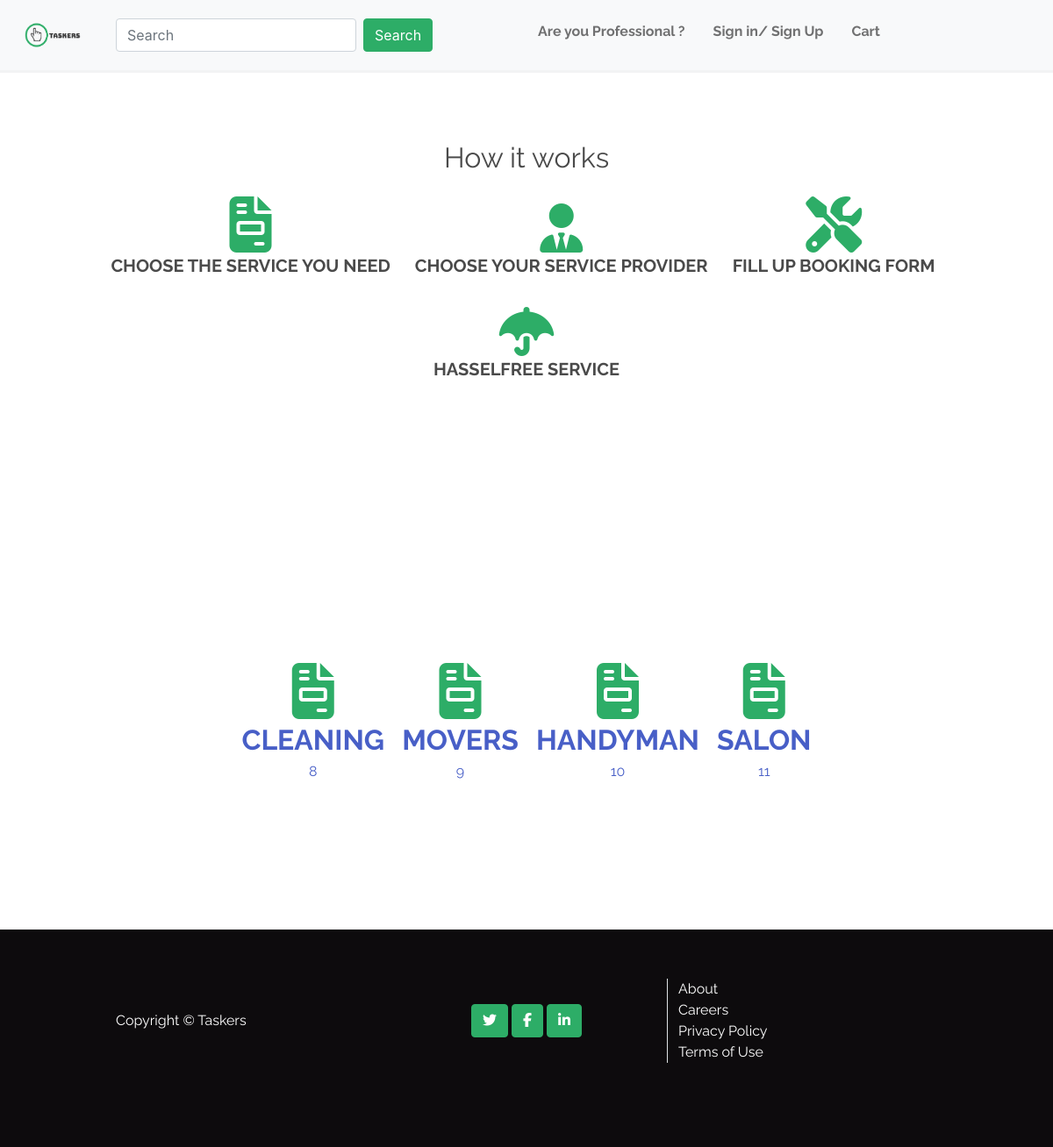
The app's page /service/ with its own data.
### service/models.py (models this page shows, shortened)
class Service_category(models.Model):
    class Meta:
        verbose_name_plural = 'service'
    category = models.CharField(max_length=254,)

### service/views.py (the view)
# urls.py: path('', views.all_service, name='category'),
def all_service(request):
    category = Service_category.objects.all()
    context = {
        'category': category,
    }
    return render(request, 'service/servicelist.html', context)

### cart/contexts.py (called while the page is built)
def cart_contents(request):
    cart_service = []
    cart = request.session.get('cart', {})
    total = 0
    service_hours = 0
    visiting_count = Decimal(settings.STANDARD_SESSION)
    service_charge = total * Decimal(
        settings.STANDARD_SERVICE_CHARGE / 100)
    grand_total = total + service_charge
    context = {
        'cart_service': cart_service,
        'total': total,
        'service_hours': service_hours,
        'service_charge': service_charge,
        'grand_total': grand_total,
        'visiting_count': visiting_count,
        'cart' : cart,
    }
    return context

### service/templates/service/servicelist.html
{% extends 'base.html' %}
{% load static %}
{% block content %}
<section class="section is-medium servicelist-section">
<div class"container-fluid">
<div class="text-center m-3">
<p class="fs-2"> How it works </p>
</div>
 <ul class="text-center list-inline">
                <li class="mb-4 list-inline-item p-2 jello-horizontal">
                    <i class="fas fa-file-invoice text-first display-3 flip-horizontal-bottom"></i>
                    <p class="fs-5 fw-bolder text-uppercase">Choose The Service You need</p>
                </li>
                <li class="mb-4 list-inline-item p-2">
                    <i class="fas fa-user-tie text-first display-4"></i>
                    <p class="fs-5 fw-bolder text-uppercase">Choose your service provider</p>
                </li>
                <li class="mb-4 list-inline-item p-2">
                    <i class="fas fa-tools text-first display-3"></i>
                    <p class="fs-5 fw-bolder text-uppercase">Fill Up Booking form</p>
                </li>
                <li class="mb-4 list-inline-item p-2">
                    <i class="fas fa-umbrella text-first display-4"></i>
                    <p class="fs-5 fw-bolder text-uppercase">Hasselfree Service</p>
                </li>
            </ul>
</div>
</section>
<section class="section is-medium servicelist-section">
<div class="columns">
        <div class="column">
            <ul class="text-center list-inline">
            {% for service in category  %}
            <a href="{% url 'taskers' %}?category={{ service.category }}">
                <li class="mb-4 list-inline-item p-2 jello-horizontal">
                    <i class="fas fa-file-invoice text-first display-3 flip-horizontal-bottom"></i>
                    <p class="fs-2 fw-bolder text-uppercase">{{ service.category}}</p>
                    <p>{{ service.id }} </p>
                </li>
            </a>
            {% endfor %}
            </ul>
        </div>
    </div>
</section>
{% endblock %}

### static/css/base.css (style rules this page uses)
:root { --first-color:#2dad67; --second-color:#0d0b0d; --third-color:#ffffff; }
html { height: 100%; }
body { margin: 0; padding: 0; font-family: 'Raleway', sans-serif;!important }
.text-first { color: var(--first-color); }

### records on screen
Service_category: category "CLEANING", id "8"
Service_category: category "MOVERS", id "9"
Service_category: category "HANDYMAN", id "10"
Service_category: category "SALON", id "11"
